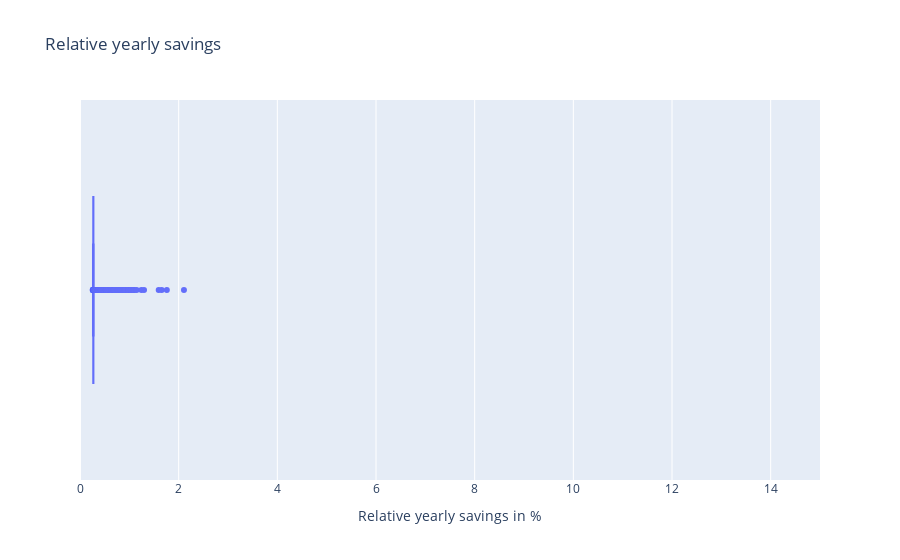

Source (notebook cell):
### Code cell
rel_yearly_savings = 100 * rel_diff["total_yearly_costs_eur"].copy()
rel_yearly_savings.name = "Relative yearly savings in %"
print(rel_yearly_savings.describe().drop("count").to_markdown())
print("-----------------------")
n_profiles_1pct_yearly_savings = len(rel_diff[rel_diff["total_yearly_costs_eur"] > 0.01])
print(f"Number of profiles with more than 1% yearly savings: {n_profiles_1pct_yearly_savings}")
perc_profiles_1pct_yearly_savings = (n_profiles_1pct_yearly_savings / len(rel_diff)) * 100
print(f"Percentage of profiles with more than 1% yearly savings: {perc_profiles_1pct_yearly_savings:.2f} %")
n_profiles_2pct_yearly_savings = len(rel_diff[rel_diff["total_yearly_costs_eur"] > 0.02])
print(f"Number of profiles with more than 2% yearly savings: {n_profiles_2pct_yearly_savings}")
perc_profiles_2pct_yearly_savings = (n_profiles_2pct_yearly_savings / len(rel_diff)) * 100
print(f"Percentage of profiles with more than 2% yearly savings: {perc_profiles_2pct_yearly_savings:.2f} %")
n_profiles_3pct_yearly_savings = len(rel_diff[rel_diff["total_yearly_costs_eur"] > 0.03])
print(f"Number of profiles with more than 3% yearly savings: {n_profiles_3pct_yearly_savings}")
perc_profiles_3pct_yearly_savings = (n_profiles_3pct_yearly_savings / len(rel_diff)) * 100
print(f"Percentage of profiles with more than 3% yearly savings: {perc_profiles_3pct_yearly_savings:.2f} %")

fig_df = pd.DataFrame()
fig_df = rel_diff.copy() * 100
fig_df = fig_df.rename(columns={"total_yearly_costs_eur": "Savings"})
fig = px.box(
    data_frame=fig_df,
    x="Savings",
    title="Relative yearly savings")
fig.update_layout(xaxis_title="Relative yearly savings in %", yaxis_title="")
fig.update_xaxes(range=[0, 15])
fig.show()

### Figure 1 — Plotly figure (JSON) as saved in the notebook; plotly's stock layout.template omitted (floating-point values rounded to 4 significant figures; data arrays with more than 128 entries replaced by an {"elided": "..."} marker saying what was removed)
{"data": [{"alignmentgroup": "True", "hovertemplate": "Savings=%{x}<extra></extra>", "legendgroup": "", "marker": {"color": "#636efa"}, "name": "", "notched": false, "offsetgroup": "", "orientation": "h", "showlegend": false, "type": "box", "x": {"elided": "3644 float values"}, "x0": " ", "xaxis": "x", "y0": " ", "yaxis": "y"}], "layout": {"boxmode": "group", "legend": {"tracegroupgap": 0}, "title": {"text": "Relative yearly savings"}, "xaxis": {"anchor": "y", "domain": [0, 1], "range": [0, 15], "title": {"text": "Relative yearly savings in %"}}, "yaxis": {"anchor": "x", "domain": [0, 1], "title": {"text": ""}}}}
